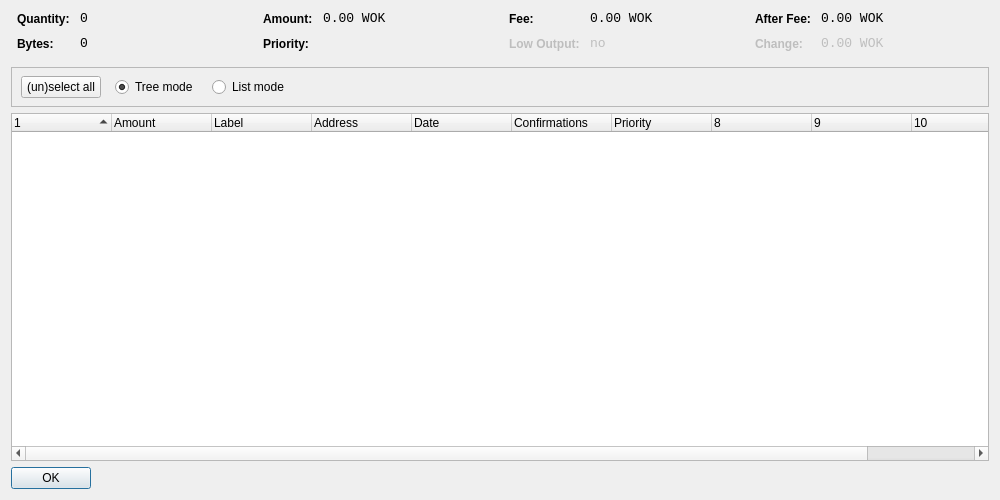
<?xml version="1.0" encoding="UTF-8"?>
<ui version="4.0">
 <class>CoinControlDialog</class>
 <widget class="QDialog" name="CoinControlDialog">
  <property name="geometry">
   <rect>
    <x>0</x>
    <y>0</y>
    <width>1000</width>
    <height>500</height>
   </rect>
  </property>
  <property name="windowTitle">
   <string>Coin Control</string>
  </property>
  <layout class="QVBoxLayout" name="verticalLayout">
   <item>
    <layout class="QHBoxLayout" name="horizontalLayoutTop" stretch="0,0,0,0">
     <property name="topMargin">
      <number>0</number>
     </property>
     <property name="bottomMargin">
      <number>10</number>
     </property>
     <item>
      <layout class="QFormLayout" name="formLayoutCoinControl1">
       <property name="horizontalSpacing">
        <number>10</number>
       </property>
       <property name="verticalSpacing">
        <number>10</number>
       </property>
       <property name="leftMargin">
        <number>6</number>
       </property>
       <property name="rightMargin">
        <number>6</number>
       </property>
       <item row="0" column="0">
        <widget class="QLabel" name="labelCoinControlQuantityText">
         <property name="styleSheet">
          <string notr="true">font-weight:bold;</string>
         </property>
         <property name="text">
          <string>Quantity:</string>
         </property>
        </widget>
       </item>
       <item row="0" column="1">
        <widget class="QLabel" name="labelCoinControlQuantity">
         <property name="font">
          <font>
           <family>Monospace</family>
           <pointsize>10</pointsize>
          </font>
         </property>
         <property name="cursor">
          <cursorShape>IBeamCursor</cursorShape>
         </property>
         <property name="contextMenuPolicy">
          <enum>Qt::ActionsContextMenu</enum>
         </property>
         <property name="text">
          <string notr="true">0</string>
         </property>
         <property name="textInteractionFlags">
          <set>Qt::LinksAccessibleByMouse|Qt::TextSelectableByKeyboard|Qt::TextSelectableByMouse</set>
         </property>
        </widget>
       </item>
       <item row="1" column="0">
        <widget class="QLabel" name="labelCoinControlBytesText">
         <property name="styleSheet">
          <string notr="true">font-weight:bold;</string>
         </property>
         <property name="text">
          <string>Bytes:</string>
         </property>
        </widget>
       </item>
       <item row="1" column="1">
        <widget class="QLabel" name="labelCoinControlBytes">
         <property name="font">
          <font>
           <family>Monospace</family>
           <pointsize>10</pointsize>
          </font>
         </property>
         <property name="cursor">
          <cursorShape>IBeamCursor</cursorShape>
         </property>
         <property name="contextMenuPolicy">
          <enum>Qt::ActionsContextMenu</enum>
         </property>
         <property name="text">
          <string notr="true">0</string>
         </property>
         <property name="textInteractionFlags">
          <set>Qt::LinksAccessibleByMouse|Qt::TextSelectableByKeyboard|Qt::TextSelectableByMouse</set>
         </property>
        </widget>
       </item>
      </layout>
     </item>
     <item>
      <layout class="QFormLayout" name="formLayoutCoinControl2">
       <property name="horizontalSpacing">
        <number>10</number>
       </property>
       <property name="verticalSpacing">
        <number>10</number>
       </property>
       <property name="leftMargin">
        <number>6</number>
       </property>
       <property name="rightMargin">
        <number>6</number>
       </property>
       <item row="0" column="0">
        <widget class="QLabel" name="labelCoinControlAmountText">
         <property name="styleSheet">
          <string notr="true">font-weight:bold;</string>
         </property>
         <property name="text">
          <string>Amount:</string>
         </property>
        </widget>
       </item>
       <item row="0" column="1">
        <widget class="QLabel" name="labelCoinControlAmount">
         <property name="font">
          <font>
           <family>Monospace</family>
           <pointsize>10</pointsize>
          </font>
         </property>
         <property name="cursor">
          <cursorShape>IBeamCursor</cursorShape>
         </property>
         <property name="contextMenuPolicy">
          <enum>Qt::ActionsContextMenu</enum>
         </property>
         <property name="text">
          <string notr="true">0.00 WOK</string>
         </property>
         <property name="textInteractionFlags">
          <set>Qt::LinksAccessibleByMouse|Qt::TextSelectableByKeyboard|Qt::TextSelectableByMouse</set>
         </property>
        </widget>
       </item>
       <item row="1" column="0">
        <widget class="QLabel" name="labelCoinControlPriorityText">
         <property name="styleSheet">
          <string notr="true">font-weight:bold;</string>
         </property>
         <property name="text">
          <string>Priority:</string>
         </property>
        </widget>
       </item>
       <item row="1" column="1">
        <widget class="QLabel" name="labelCoinControlPriority">
         <property name="font">
          <font>
           <family>Monospace</family>
           <pointsize>10</pointsize>
          </font>
         </property>
         <property name="cursor">
          <cursorShape>IBeamCursor</cursorShape>
         </property>
         <property name="contextMenuPolicy">
          <enum>Qt::ActionsContextMenu</enum>
         </property>
         <property name="text">
          <string/>
         </property>
         <property name="textInteractionFlags">
          <set>Qt::LinksAccessibleByMouse|Qt::TextSelectableByKeyboard|Qt::TextSelectableByMouse</set>
         </property>
        </widget>
       </item>
      </layout>
     </item>
     <item>
      <layout class="QFormLayout" name="formLayoutCoinControl3">
       <property name="horizontalSpacing">
        <number>10</number>
       </property>
       <property name="verticalSpacing">
        <number>10</number>
       </property>
       <property name="leftMargin">
        <number>6</number>
       </property>
       <property name="rightMargin">
        <number>6</number>
       </property>
       <item row="0" column="0">
        <widget class="QLabel" name="labelCoinControlFeeText">
         <property name="styleSheet">
          <string notr="true">font-weight:bold;</string>
         </property>
         <property name="text">
          <string>Fee:</string>
         </property>
        </widget>
       </item>
       <item row="0" column="1">
        <widget class="QLabel" name="labelCoinControlFee">
         <property name="font">
          <font>
           <family>Monospace</family>
           <pointsize>10</pointsize>
          </font>
         </property>
         <property name="cursor">
          <cursorShape>IBeamCursor</cursorShape>
         </property>
         <property name="contextMenuPolicy">
          <enum>Qt::ActionsContextMenu</enum>
         </property>
         <property name="text">
          <string notr="true">0.00 WOK</string>
         </property>
         <property name="textInteractionFlags">
          <set>Qt::LinksAccessibleByMouse|Qt::TextSelectableByKeyboard|Qt::TextSelectableByMouse</set>
         </property>
        </widget>
       </item>
       <item row="1" column="0">
        <widget class="QLabel" name="labelCoinControlLowOutputText">
         <property name="enabled">
          <bool>false</bool>
         </property>
         <property name="styleSheet">
          <string notr="true">font-weight:bold;</string>
         </property>
         <property name="text">
          <string>Low Output:</string>
         </property>
        </widget>
       </item>
       <item row="1" column="1">
        <widget class="QLabel" name="labelCoinControlLowOutput">
         <property name="enabled">
          <bool>false</bool>
         </property>
         <property name="font">
          <font>
           <family>Monospace</family>
           <pointsize>10</pointsize>
          </font>
         </property>
         <property name="cursor">
          <cursorShape>IBeamCursor</cursorShape>
         </property>
         <property name="contextMenuPolicy">
          <enum>Qt::ActionsContextMenu</enum>
         </property>
         <property name="text">
          <string notr="true">no</string>
         </property>
         <property name="textInteractionFlags">
          <set>Qt::LinksAccessibleByMouse|Qt::TextSelectableByKeyboard|Qt::TextSelectableByMouse</set>
         </property>
        </widget>
       </item>
      </layout>
     </item>
     <item>
      <layout class="QFormLayout" name="formLayoutCoinControl4">
       <property name="horizontalSpacing">
        <number>10</number>
       </property>
       <property name="verticalSpacing">
        <number>10</number>
       </property>
       <property name="leftMargin">
        <number>6</number>
       </property>
       <property name="rightMargin">
        <number>6</number>
       </property>
       <item row="0" column="0">
        <widget class="QLabel" name="labelCoinControlAfterFeeText">
         <property name="styleSheet">
          <string notr="true">font-weight:bold;</string>
         </property>
         <property name="text">
          <string>After Fee:</string>
         </property>
        </widget>
       </item>
       <item row="0" column="1">
        <widget class="QLabel" name="labelCoinControlAfterFee">
         <property name="font">
          <font>
           <family>Monospace</family>
           <pointsize>10</pointsize>
          </font>
         </property>
         <property name="cursor">
          <cursorShape>IBeamCursor</cursorShape>
         </property>
         <property name="contextMenuPolicy">
          <enum>Qt::ActionsContextMenu</enum>
         </property>
         <property name="text">
          <string notr="true">0.00 WOK</string>
         </property>
         <property name="textInteractionFlags">
          <set>Qt::LinksAccessibleByMouse|Qt::TextSelectableByKeyboard|Qt::TextSelectableByMouse</set>
         </property>
        </widget>
       </item>
       <item row="1" column="0">
        <widget class="QLabel" name="labelCoinControlChangeText">
         <property name="enabled">
          <bool>false</bool>
         </property>
         <property name="styleSheet">
          <string notr="true">font-weight:bold;</string>
         </property>
         <property name="text">
          <string>Change:</string>
         </property>
        </widget>
       </item>
       <item row="1" column="1">
        <widget class="QLabel" name="labelCoinControlChange">
         <property name="enabled">
          <bool>false</bool>
         </property>
         <property name="font">
          <font>
           <family>Monospace</family>
           <pointsize>10</pointsize>
          </font>
         </property>
         <property name="cursor">
          <cursorShape>IBeamCursor</cursorShape>
         </property>
         <property name="contextMenuPolicy">
          <enum>Qt::ActionsContextMenu</enum>
         </property>
         <property name="text">
          <string notr="true">0.00 WOK</string>
         </property>
         <property name="textInteractionFlags">
          <set>Qt::LinksAccessibleByMouse|Qt::TextSelectableByKeyboard|Qt::TextSelectableByMouse</set>
         </property>
        </widget>
       </item>
      </layout>
     </item>
    </layout>
   </item>
   <item>
    <widget class="QFrame" name="frame">
     <property name="minimumSize">
      <size>
       <width>0</width>
       <height>40</height>
      </size>
     </property>
     <property name="frameShape">
      <enum>QFrame::StyledPanel</enum>
     </property>
     <property name="frameShadow">
      <enum>QFrame::Sunken</enum>
     </property>
     <widget class="QWidget" name="horizontalLayoutWidget">
      <property name="geometry">
       <rect>
        <x>10</x>
        <y>0</y>
        <width>781</width>
        <height>41</height>
       </rect>
      </property>
      <layout class="QHBoxLayout" name="horizontalLayoutPanel" stretch="0,0,0,0,0">
       <property name="spacing">
        <number>14</number>
       </property>
       <item>
        <widget class="QPushButton" name="pushButtonSelectAll">
         <property name="sizePolicy">
          <sizepolicy hsizetype="Maximum" vsizetype="Fixed">
           <horstretch>0</horstretch>
           <verstretch>0</verstretch>
          </sizepolicy>
         </property>
         <property name="text">
          <string>(un)select all</string>
         </property>
        </widget>
       </item>
       <item>
        <widget class="QRadioButton" name="radioTreeMode">
         <property name="sizePolicy">
          <sizepolicy hsizetype="Maximum" vsizetype="Fixed">
           <horstretch>0</horstretch>
           <verstretch>0</verstretch>
          </sizepolicy>
         </property>
         <property name="text">
          <string>Tree mode</string>
         </property>
         <property name="checked">
          <bool>true</bool>
         </property>
        </widget>
       </item>
       <item>
        <widget class="QRadioButton" name="radioListMode">
         <property name="sizePolicy">
          <sizepolicy hsizetype="Maximum" vsizetype="Fixed">
           <horstretch>0</horstretch>
           <verstretch>0</verstretch>
          </sizepolicy>
         </property>
         <property name="text">
          <string>List mode</string>
         </property>
        </widget>
       </item>
       <item>
        <spacer name="horizontalSpacer">
         <property name="orientation">
          <enum>Qt::Horizontal</enum>
         </property>
         <property name="sizeHint" stdset="0">
          <size>
           <width>40</width>
           <height>20</height>
          </size>
         </property>
        </spacer>
       </item>
      </layout>
     </widget>
    </widget>
   </item>
   <item>
    <widget class="CoinControlTreeWidget" name="treeWidget">
     <property name="contextMenuPolicy">
      <enum>Qt::CustomContextMenu</enum>
     </property>
     <property name="sortingEnabled">
      <bool>false</bool>
     </property>
     <property name="columnCount">
      <number>11</number>
     </property>
     <attribute name="headerShowSortIndicator" stdset="0">
      <bool>true</bool>
     </attribute>
     <attribute name="headerStretchLastSection">
      <bool>false</bool>
     </attribute>
     <column>
      <property name="text">
       <string/>
      </property>
     </column>
     <column>
      <property name="text">
       <string>Amount</string>
      </property>
     </column>
     <column>
      <property name="text">
       <string>Label</string>
      </property>
     </column>
     <column>
      <property name="text">
       <string>Address</string>
      </property>
     </column>
     <column>
      <property name="text">
       <string>Date</string>
      </property>
     </column>
     <column>
      <property name="text">
       <string>Confirmations</string>
      </property>
      <property name="toolTip">
       <string>Confirmed</string>
      </property>
     </column>
     <column>
      <property name="text">
       <string>Priority</string>
      </property>
     </column>
     <column>
      <property name="text">
       <string/>
      </property>
     </column>
     <column>
      <property name="text">
       <string/>
      </property>
     </column>
     <column>
      <property name="text">
       <string/>
      </property>
     </column>
     <column>
      <property name="text">
       <string/>
      </property>
     </column>
    </widget>
   </item>
   <item>
    <widget class="QDialogButtonBox" name="buttonBox">
     <property name="sizePolicy">
      <sizepolicy hsizetype="Maximum" vsizetype="Fixed">
       <horstretch>0</horstretch>
       <verstretch>0</verstretch>
      </sizepolicy>
     </property>
     <property name="orientation">
      <enum>Qt::Horizontal</enum>
     </property>
     <property name="standardButtons">
      <set>QDialogButtonBox::Ok</set>
     </property>
    </widget>
   </item>
  </layout>
 </widget>
 <customwidgets>
  <customwidget>
   <class>CoinControlTreeWidget</class>
   <extends>QTreeWidget</extends>
   <header>coincontroltreewidget.h</header>
  </customwidget>
 </customwidgets>
 <resources/>
 <connections/>
</ui>
